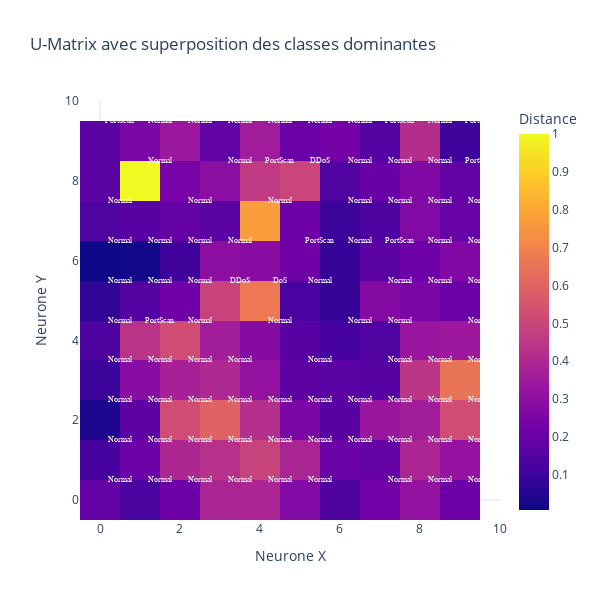

Notebook code for this chart:
### Markdown cell above
La U-Matrix (Unified Distance Matrix) est une représentation visuelle qui met en évidence les distances entre les neurones adjacents d’une carte auto-organisée (SOM). Elle permet de comprendre la structure des clusters formés par les données.

### Code cell
# Calcul de la U-Matrix
u_matrix = som.distance_map()  # Distance entre les poids des neurones adjacents
fig = go.Figure()

# U-Matrix en tant que Heatmap
fig.add_trace(
    go.Heatmap(
        z=u_matrix,
        colorscale="plasma",  
        colorbar=dict(title="Distance"),
        showscale=True,
    )
)

# Superposition des valeurs des classes dominantes
for x in range(u_matrix.shape[0]):  # Parcourt les neurones SOM
    for y in range(u_matrix.shape[1]):
        # Obtient la classe dominante pour chaque neurone si elle existe
        value = bmu_to_class.get((x, y), None)
        if value is not None:  # Si une classe est associée au neurone
            fig.add_trace(
                go.Scatter(
                    x=[y + 0.5],
                    y=[x + 0.5],
                    text=[label_encoder.inverse_transform([value])[0]], 
                    mode="text",
                    textfont=dict(
                        color="white",
                        size=8,
                        family="Arial",
                    ),
                    showlegend=False,
                )
            )

fig.update_layout(
    title="U-Matrix avec superposition des classes dominantes",
    xaxis=dict(title="Neurone X", showgrid=False),
    yaxis=dict(title="Neurone Y", showgrid=False),
    height=600,
    width=600,
    template="plotly_white",  # Fond blanc
)
fig.show()

### Figure 1 — Plotly figure (JSON) as saved in the notebook; plotly's stock layout.template omitted (floating-point values rounded to 4 significant figures)
{"data": [{"colorbar": {"title": {"text": "Distance"}}, "colorscale": [[0, "#0d0887"], [0.1111, "#46039f"], [0.2222, "#7201a8"], [0.3333, "#9c179e"], [0.4444, "#bd3786"], [0.5556, "#d8576b"], [0.6667, "#ed7953"], [0.7778, "#fb9f3a"], [0.8889, "#fdca26"], [1, "#f0f921"]], "showscale": true, "type": "heatmap", "z": [[0.1918, 0.1313, 0.2145, 0.3849, 0.3871, 0.2676, 0.1383, 0.2285, 0.3145, 0.2113], [0.1201, 0.2114, 0.3931, 0.4269, 0.4909, 0.386, 0.2035, 0.1965, 0.387, 0.3197], [0.04128, 0.1774, 0.5218, 0.5931, 0.4227, 0.2513, 0.1644, 0.3331, 0.3594, 0.5203], [0.09777, 0.2867, 0.3702, 0.3993, 0.3159, 0.172, 0.1667, 0.158, 0.4456, 0.6499], [0.1377, 0.4356, 0.5202, 0.3584, 0.2798, 0.1647, 0.1197, 0.1447, 0.3298, 0.3408], [0.0765, 0.1518, 0.22, 0.4915, 0.6674, 0.1239, 0.08761, 0.2745, 0.2518, 0.2066], [0.007284, 0.01743, 0.1062, 0.2981, 0.2882, 0.2203, 0.08612, 0.1696, 0.2158, 0.2649], [0.1397, 0.1615, 0.1953, 0.1703, 0.7726, 0.2143, 0.1007, 0.1373, 0.2663, 0.1999], [0.1702, 1, 0.2441, 0.2945, 0.4607, 0.4981, 0.1449, 0.2011, 0.2653, 0.1878], [0.1681, 0.2506, 0.3366, 0.1815, 0.3563, 0.2081, 0.2346, 0.1545, 0.4146, 0.1015]]}, {"mode": "text", "showlegend": false, "text": ["Normal"], "textfont": {"color": "white", "family": "Arial", "size": 8}, "type": "scatter", "x": [0.5], "y": [0.5]}, {"mode": "text", "showlegend": false, "text": ["Normal"], "textfont": {"color": "white", "family": "Arial", "size": 8}, "type": "scatter", "x": [1.5], "y": [0.5]}, {"mode": "text", "showlegend": false, "text": ["Normal"], "textfont": {"color": "white", "family": "Arial", "size": 8}, "type": "scatter", "x": [2.5], "y": [0.5]}, {"mode": "text", "showlegend": false, "text": ["Normal"], "textfont": {"color": "white", "family": "Arial", "size": 8}, "type": "scatter", "x": [3.5], "y": [0.5]}, {"mode": "text", "showlegend": false, "text": ["Normal"], "textfont": {"color": "white", "family": "Arial", "size": 8}, "type": "scatter", "x": [4.5], "y": [0.5]}, {"mode": "text", "showlegend": false, "text": ["Normal"], "textfont": {"color": "white", "family": "Arial", "size": 8}, "type": "scatter", "x": [5.5], "y": [0.5]}, {"mode": "text", "showlegend": false, "text": ["Normal"], "textfont": {"color": "white", "family": "Arial", "size": 8}, "type": "scatter", "x": [7.5], "y": [0.5]}, {"mode": "text", "showlegend": false, "text": ["Normal"], "textfont": {"color": "white", "family": "Arial", "size": 8}, "type": "scatter", "x": [8.5], "y": [0.5]}, {"mode": "text", "showlegend": false, "text": ["Normal"], "textfont": {"color": "white", "family": "Arial", "size": 8}, "type": "scatter", "x": [9.5], "y": [0.5]}, {"mode": "text", "showlegend": false, "text": ["Normal"], "textfont": {"color": "white", "family": "Arial", "size": 8}, "type": "scatter", "x": [0.5], "y": [1.5]}, {"mode": "text", "showlegend": false, "text": ["Normal"], "textfont": {"color": "white", "family": "Arial", "size": 8}, "type": "scatter", "x": [1.5], "y": [1.5]}, {"mode": "text", "showlegend": false, "text": ["Normal"], "textfont": {"color": "white", "family": "Arial", "size": 8}, "type": "scatter", "x": [2.5], "y": [1.5]}, {"mode": "text", "showlegend": false, "text": ["Normal"], "textfont": {"color": "white", "family": "Arial", "size": 8}, "type": "scatter", "x": [3.5], "y": [1.5]}, {"mode": "text", "showlegend": false, "text": ["Normal"], "textfont": {"color": "white", "family": "Arial", "size": 8}, "type": "scatter", "x": [4.5], "y": [1.5]}, {"mode": "text", "showlegend": false, "text": ["Normal"], "textfont": {"color": "white", "family": "Arial", "size": 8}, "type": "scatter", "x": [5.5], "y": [1.5]}, {"mode": "text", "showlegend": false, "text": ["Normal"], "textfont": {"color": "white", "family": "Arial", "size": 8}, "type": "scatter", "x": [6.5], "y": [1.5]}, {"mode": "text", "showlegend": false, "text": ["Normal"], "textfont": {"color": "white", "family": "Arial", "size": 8}, "type": "scatter", "x": [7.5], "y": [1.5]}, {"mode": "text", "showlegend": false, "text": ["Normal"], "textfont": {"color": "white", "family": "Arial", "size": 8}, "type": "scatter", "x": [8.5], "y": [1.5]}, {"mode": "text", "showlegend": false, "text": ["Normal"], "textfont": {"color": "white", "family": "Arial", "size": 8}, "type": "scatter", "x": [9.5], "y": [1.5]}, {"mode": "text", "showlegend": false, "text": ["Normal"], "textfont": {"color": "white", "family": "Arial", "size": 8}, "type": "scatter", "x": [0.5], "y": [2.5]}, {"mode": "text", "showlegend": false, "text": ["Normal"], "textfont": {"color": "white", "family": "Arial", "size": 8}, "type": "scatter", "x": [1.5], "y": [2.5]}, {"mode": "text", "showlegend": false, "text": ["Normal"], "textfont": {"color": "white", "family": "Arial", "size": 8}, "type": "scatter", "x": [2.5], "y": [2.5]}, {"mode": "text", "showlegend": false, "text": ["Normal"], "textfont": {"color": "white", "family": "Arial", "size": 8}, "type": "scatter", "x": [3.5], "y": [2.5]}, {"mode": "text", "showlegend": false, "text": ["Normal"], "textfont": {"color": "white", "family": "Arial", "size": 8}, "type": "scatter", "x": [4.5], "y": [2.5]}, {"mode": "text", "showlegend": false, "text": ["Normal"], "textfont": {"color": "white", "family": "Arial", "size": 8}, "type": "scatter", "x": [5.5], "y": [2.5]}, {"mode": "text", "showlegend": false, "text": ["Normal"], "textfont": {"color": "white", "family": "Arial", "size": 8}, "type": "scatter", "x": [6.5], "y": [2.5]}, {"mode": "text", "showlegend": false, "text": ["Normal"], "textfont": {"color": "white", "family": "Arial", "size": 8}, "type": "scatter", "x": [7.5], "y": [2.5]}, {"mode": "text", "showlegend": false, "text": ["Normal"], "textfont": {"color": "white", "family": "Arial", "size": 8}, "type": "scatter", "x": [8.5], "y": [2.5]}, {"mode": "text", "showlegend": false, "text": ["Normal"], "textfont": {"color": "white", "family": "Arial", "size": 8}, "type": "scatter", "x": [9.5], "y": [2.5]}, {"mode": "text", "showlegend": false, "text": ["Normal"], "textfont": {"color": "white", "family": "Arial", "size": 8}, "type": "scatter", "x": [0.5], "y": [3.5]}, {"mode": "text", "showlegend": false, "text": ["Normal"], "textfont": {"color": "white", "family": "Arial", "size": 8}, "type": "scatter", "x": [1.5], "y": [3.5]}, {"mode": "text", "showlegend": false, "text": ["Normal"], "textfont": {"color": "white", "family": "Arial", "size": 8}, "type": "scatter", "x": [2.5], "y": [3.5]}, {"mode": "text", "showlegend": false, "text": ["Normal"], "textfont": {"color": "white", "family": "Arial", "size": 8}, "type": "scatter", "x": [3.5], "y": [3.5]}, {"mode": "text", "showlegend": false, "text": ["Normal"], "textfont": {"color": "white", "family": "Arial", "size": 8}, "type": "scatter", "x": [5.5], "y": [3.5]}, {"mode": "text", "showlegend": false, "text": ["Normal"], "textfont": {"color": "white", "family": "Arial", "size": 8}, "type": "scatter", "x": [7.5], "y": [3.5]}, {"mode": "text", "showlegend": false, "text": ["Normal"], "textfont": {"color": "white", "family": "Arial", "size": 8}, "type": "scatter", "x": [8.5], "y": [3.5]}, {"mode": "text", "showlegend": false, "text": ["Normal"], "textfont": {"color": "white", "family": "Arial", "size": 8}, "type": "scatter", "x": [9.5], "y": [3.5]}, {"mode": "text", "showlegend": false, "text": ["Normal"], "textfont": {"color": "white", "family": "Arial", "size": 8}, "type": "scatter", "x": [0.5], "y": [4.5]}, {"mode": "text", "showlegend": false, "text": ["PortScan"], "textfont": {"color": "white", "family": "Arial", "size": 8}, "type": "scatter", "x": [1.5], "y": [4.5]}, {"mode": "text", "showlegend": false, "text": ["Normal"], "textfont": {"color": "white", "family": "Arial", "size": 8}, "type": "scatter", "x": [2.5], "y": [4.5]}, {"mode": "text", "showlegend": false, "text": ["Normal"], "textfont": {"color": "white", "family": "Arial", "size": 8}, "type": "scatter", "x": [4.5], "y": [4.5]}, {"mode": "text", "showlegend": false, "text": ["Normal"], "textfont": {"color": "white", "family": "Arial", "size": 8}, "type": "scatter", "x": [6.5], "y": [4.5]}, {"mode": "text", "showlegend": false, "text": ["Normal"], "textfont": {"color": "white", "family": "Arial", "size": 8}, "type": "scatter", "x": [7.5], "y": [4.5]}, {"mode": "text", "showlegend": false, "text": ["Normal"], "textfont": {"color": "white", "family": "Arial", "size": 8}, "type": "scatter", "x": [9.5], "y": [4.5]}, {"mode": "text", "showlegend": false, "text": ["Normal"], "textfont": {"color": "white", "family": "Arial", "size": 8}, "type": "scatter", "x": [0.5], "y": [5.5]}, {"mode": "text", "showlegend": false, "text": ["Normal"], "textfont": {"color": "white", "family": "Arial", "size": 8}, "type": "scatter", "x": [1.5], "y": [5.5]}, {"mode": "text", "showlegend": false, "text": ["Normal"], "textfont": {"color": "white", "family": "Arial", "size": 8}, "type": "scatter", "x": [2.5], "y": [5.5]}, {"mode": "text", "showlegend": false, "text": ["DDoS"], "textfont": {"color": "white", "family": "Arial", "size": 8}, "type": "scatter", "x": [3.5], "y": [5.5]}, {"mode": "text", "showlegend": false, "text": ["DoS"], "textfont": {"color": "white", "family": "Arial", "size": 8}, "type": "scatter", "x": [4.5], "y": [5.5]}, {"mode": "text", "showlegend": false, "text": ["Normal"], "textfont": {"color": "white", "family": "Arial", "size": 8}, "type": "scatter", "x": [5.5], "y": [5.5]}, {"mode": "text", "showlegend": false, "text": ["Normal"], "textfont": {"color": "white", "family": "Arial", "size": 8}, "type": "scatter", "x": [7.5], "y": [5.5]}, {"mode": "text", "showlegend": false, "text": ["Normal"], "textfont": {"color": "white", "family": "Arial", "size": 8}, "type": "scatter", "x": [8.5], "y": [5.5]}, {"mode": "text", "showlegend": false, "text": ["Normal"], "textfont": {"color": "white", "family": "Arial", "size": 8}, "type": "scatter", "x": [9.5], "y": [5.5]}, {"mode": "text", "showlegend": false, "text": ["Normal"], "textfont": {"color": "white", "family": "Arial", "size": 8}, "type": "scatter", "x": [0.5], "y": [6.5]}, {"mode": "text", "showlegend": false, "text": ["Normal"], "textfont": {"color": "white", "family": "Arial", "size": 8}, "type": "scatter", "x": [1.5], "y": [6.5]}, {"mode": "text", "showlegend": false, "text": ["Normal"], "textfont": {"color": "white", "family": "Arial", "size": 8}, "type": "scatter", "x": [2.5], "y": [6.5]}, {"mode": "text", "showlegend": false, "text": ["Normal"], "textfont": {"color": "white", "family": "Arial", "size": 8}, "type": "scatter", "x": [3.5], "y": [6.5]}, {"mode": "text", "showlegend": false, "text": ["PortScan"], "textfont": {"color": "white", "family": "Arial", "size": 8}, "type": "scatter", "x": [5.5], "y": [6.5]}, {"mode": "text", "showlegend": false, "text": ["Normal"], "textfont": {"color": "white", "family": "Arial", "size": 8}, "type": "scatter", "x": [6.5], "y": [6.5]}, {"mode": "text", "showlegend": false, "text": ["PortScan"], "textfont": {"color": "white", "family": "Arial", "size": 8}, "type": "scatter", "x": [7.5], "y": [6.5]}, {"mode": "text", "showlegend": false, "text": ["Normal"], "textfont": {"color": "white", "family": "Arial", "size": 8}, "type": "scatter", "x": [8.5], "y": [6.5]}, {"mode": "text", "showlegend": false, "text": ["Normal"], "textfont": {"color": "white", "family": "Arial", "size": 8}, "type": "scatter", "x": [9.5], "y": [6.5]}, {"mode": "text", "showlegend": false, "text": ["Normal"], "textfont": {"color": "white", "family": "Arial", "size": 8}, "type": "scatter", "x": [0.5], "y": [7.5]}, {"mode": "text", "showlegend": false, "text": ["Normal"], "textfont": {"color": "white", "family": "Arial", "size": 8}, "type": "scatter", "x": [2.5], "y": [7.5]}, {"mode": "text", "showlegend": false, "text": ["Normal"], "textfont": {"color": "white", "family": "Arial", "size": 8}, "type": "scatter", "x": [4.5], "y": [7.5]}, {"mode": "text", "showlegend": false, "text": ["Normal"], "textfont": {"color": "white", "family": "Arial", "size": 8}, "type": "scatter", "x": [6.5], "y": [7.5]}, {"mode": "text", "showlegend": false, "text": ["Normal"], "textfont": {"color": "white", "family": "Arial", "size": 8}, "type": "scatter", "x": [7.5], "y": [7.5]}, {"mode": "text", "showlegend": false, "text": ["Normal"], "textfont": {"color": "white", "family": "Arial", "size": 8}, "type": "scatter", "x": [8.5], "y": [7.5]}, {"mode": "text", "showlegend": false, "text": ["Normal"], "textfont": {"color": "white", "family": "Arial", "size": 8}, "type": "scatter", "x": [9.5], "y": [7.5]}, {"mode": "text", "showlegend": false, "text": ["Normal"], "textfont": {"color": "white", "family": "Arial", "size": 8}, "type": "scatter", "x": [1.5], "y": [8.5]}, {"mode": "text", "showlegend": false, "text": ["Normal"], "textfont": {"color": "white", "family": "Arial", "size": 8}, "type": "scatter", "x": [3.5], "y": [8.5]}, {"mode": "text", "showlegend": false, "text": ["PortScan"], "textfont": {"color": "white", "family": "Arial", "size": 8}, "type": "scatter", "x": [4.5], "y": [8.5]}, {"mode": "text", "showlegend": false, "text": ["DDoS"], "textfont": {"color": "white", "family": "Arial", "size": 8}, "type": "scatter", "x": [5.5], "y": [8.5]}, {"mode": "text", "showlegend": false, "text": ["Normal"], "textfont": {"color": "white", "family": "Arial", "size": 8}, "type": "scatter", "x": [6.5], "y": [8.5]}, {"mode": "text", "showlegend": false, "text": ["Normal"], "textfont": {"color": "white", "family": "Arial", "size": 8}, "type": "scatter", "x": [7.5], "y": [8.5]}, {"mode": "text", "showlegend": false, "text": ["Normal"], "textfont": {"color": "white", "family": "Arial", "size": 8}, "type": "scatter", "x": [8.5], "y": [8.5]}, {"mode": "text", "showlegend": false, "text": ["PortScan"], "textfont": {"color": "white", "family": "Arial", "size": 8}, "type": "scatter", "x": [9.5], "y": [8.5]}, {"mode": "text", "showlegend": false, "text": ["PortScan"], "textfont": {"color": "white", "family": "Arial", "size": 8}, "type": "scatter", "x": [0.5], "y": [9.5]}, {"mode": "text", "showlegend": false, "text": ["Normal"], "textfont": {"color": "white", "family": "Arial", "size": 8}, "type": "scatter", "x": [1.5], "y": [9.5]}, {"mode": "text", "showlegend": false, "text": ["Normal"], "textfont": {"color": "white", "family": "Arial", "size": 8}, "type": "scatter", "x": [2.5], "y": [9.5]}, {"mode": "text", "showlegend": false, "text": ["Normal"], "textfont": {"color": "white", "family": "Arial", "size": 8}, "type": "scatter", "x": [3.5], "y": [9.5]}, {"mode": "text", "showlegend": false, "text": ["Normal"], "textfont": {"color": "white", "family": "Arial", "size": 8}, "type": "scatter", "x": [4.5], "y": [9.5]}, {"mode": "text", "showlegend": false, "text": ["Normal"], "textfont": {"color": "white", "family": "Arial", "size": 8}, "type": "scatter", "x": [5.5], "y": [9.5]}, {"mode": "text", "showlegend": false, "text": ["Normal"], "textfont": {"color": "white", "family": "Arial", "size": 8}, "type": "scatter", "x": [6.5], "y": [9.5]}, {"mode": "text", "showlegend": false, "text": ["PortScan"], "textfont": {"color": "white", "family": "Arial", "size": 8}, "type": "scatter", "x": [7.5], "y": [9.5]}, {"mode": "text", "showlegend": false, "text": ["Normal"], "textfont": {"color": "white", "family": "Arial", "size": 8}, "type": "scatter", "x": [8.5], "y": [9.5]}, {"mode": "text", "showlegend": false, "text": ["PortScan"], "textfont": {"color": "white", "family": "Arial", "size": 8}, "type": "scatter", "x": [9.5], "y": [9.5]}], "layout": {"height": 600, "title": {"text": "U-Matrix avec superposition des classes dominantes"}, "width": 600, "xaxis": {"showgrid": false, "title": {"text": "Neurone X"}}, "yaxis": {"showgrid": false, "title": {"text": "Neurone Y"}}}}
